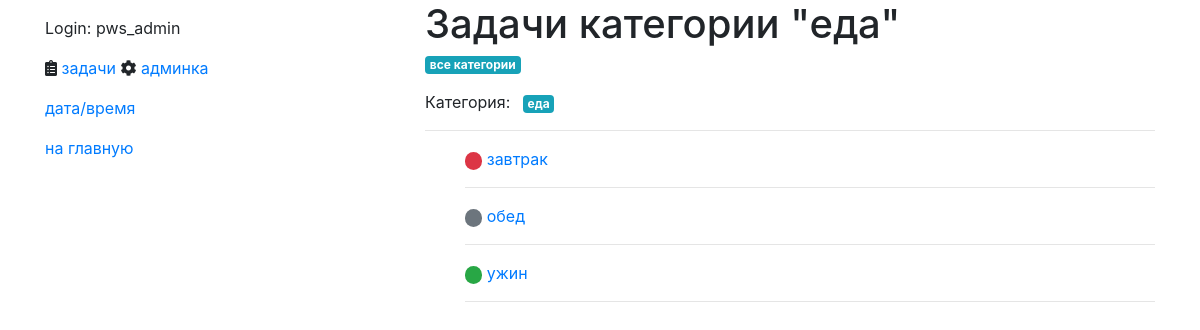
The page /list/c/eat (signed in) on the database its author committed.
### tasks/models.py (models this page shows, shortened)
class Category(models.Model):
    slug = models.CharField(max_length=128)
    name = models.CharField(max_length=256)
    todos_count = models.PositiveIntegerField(default=0)
    class Meta:
        verbose_name = 'Категория'
        verbose_name_plural = 'Категории'

class TodoItem(models.Model):
    PRIORITY_HIGH = 1
    PRIORITY_MEDIUM = 2
    PRIORITY_LOW = 3
    PRIORITY_CHOICES = [
        (PRIORITY_HIGH, "Высокий приоритет"),
        (PRIORITY_MEDIUM, "Средний приоритет"),
        (PRIORITY_LOW, "Низкий приоритет"),
    ]
    description = models.TextField("описание")
    is_completed = models.BooleanField("выполнено", default=False)
    created = models.DateTimeField(auto_now_add=True)
    updated = models.DateTimeField(auto_now=True)
    owner = models.ForeignKey(
        User, on_delete=models.CASCADE, related_name="tasks"
    )
    priority = models.IntegerField(
        "Приоритет", choices=PRIORITY_CHOICES, default=PRIORITY_MEDIUM
    )
    category = models.ManyToManyField(Category, blank=True)
    class Meta:
        verbose_name = 'Задача'
        verbose_name_plural = 'Задачи'
    def __str__(self):
        return self.description.lower()

### tasks/views.py (the view)
# urls.py: path("list/", views.tasks_by_cat, name="list"),
def tasks_by_cat(request, cat_slug=None):
    u = request.user
    tasks = TodoItem.objects.filter(owner=u).all().order_by('priority', 'description')
    cat = None
    categories = []
    if cat_slug:
        cat = get_object_or_404(Category, slug=cat_slug)
        tasks = tasks.filter(category__in=[cat]).order_by('priority', 'description')
        categories.append(cat)
    else:
        for t in tasks:
            for categ in t.category.all():
                if categ not in categories:
                    categories.append(categ)
    return render(
        request,
        "tasks/list_by_cat.html",
        {"category": cat, "tasks": tasks, "categories": categories},
    )

### tasks/templates/tasks/list_by_cat.html (shortened to what this page needs)
{% extends "base.html" %}
{% load static %}
{% block main_content %}
  {% if category %}
  <h1>Задачи категории "{{ category.name }}"</h1>
  <ul class="list-inline">
    <li class="list-inline-item">
    <a href="{% url 'tasks:list' %}">
      <span class="badge badge-info">все категории</span>
    </a>
    </li>
  </ul>
  {% else %}
  <h1>Все текущие задачи</h1>
  {% endif %}
    {% for t in categories %}
      {% if forloop.first %}
      <ul class="list-inline">
        {% if not category %}
        <li class="list-inline-item">Категории (выбрать):</li>
        {% else %}
        <li class="list-inline-item">Категория:</li>
        {% endif %}
      {% endif %}
      <li class="list-inline-item">
        <a href="{% url 'tasks:list_by_cat' t.slug %}">
        {% if t.pk == tag.pk %}
          <span class="badge badge-success">{{ t.name }}</span>
        {% else %}
          <span class="badge badge-info">{{ t.name }}</span>
        {% endif %}
        </a>
      </li>
    {% if forloop.last %}
    </ul>
    {% endif %}
    {% endfor %}
  <hr/>
  <ul id="todo-list">
  {% for task in tasks %}
      {% if task.priority == task.PRIORITY_HIGH %}
      <span class="badge badge-pill badge-danger">&nbsp;</span>
      {% elif task.priority == task.PRIORITY_MEDIUM %}
      <span class="badge badge-pill badge-secondary">&nbsp;</span>
      {% elif task.priority == task.PRIORITY_LOW %}
      <span class="badge badge-pill badge-success">&nbsp;</span>
      {% endif %}
      <a href="{% url 'tasks:details' task.id %}">{{ task }}</a>
      <hr/>
  {% endfor %}
  </ul>
{% endblock %}

### templates/base.html (shortened to what this page needs)
<html>
  <head>
    <link rel="stylesheet" href="https://maxcdn.bootstrapcdn.com/bootstrap/4.0.0/css/bootstrap.min.css">
  <link rel="stylesheet" href="https://use.fontawesome.com/releases/v5.7.0/css/all.css">
  </head>
  <body>
    <div class="container">
      <div class="row">
        <div class="side_bar col">
          {% block side_bar %}
            {% if user.is_authenticated %}
              <p>Login: {{ user.username }}</p>
              <i class="fas fa-clipboard-list"></i>&nbsp;<a href="{% url "tasks:list" %}">задачи</a>
            {% endif %}
	    <i class="fas fa-cog"></i>&nbsp;<a href='{% url 'admin:index' %}'>админка</a>
          {% endblock %}
          <a href='{% url 'tasks:date' %}'>дата/время</a>
          <a href='{% url 'tasks:index' %}'>на главную</a>
        </div>
        <div class="main_content col-8">
          {% block main_content %}
          {% endblock %}
        </div>
      </div>
    </div>
  </body>
</html>

### rows shown on the page
Category: name "еда"
TodoItem: description "завтрак"
TodoItem: description "обед"
TodoItem: description "ужин"

### other values the page prints
{{ user.username }} "pws_admin"
